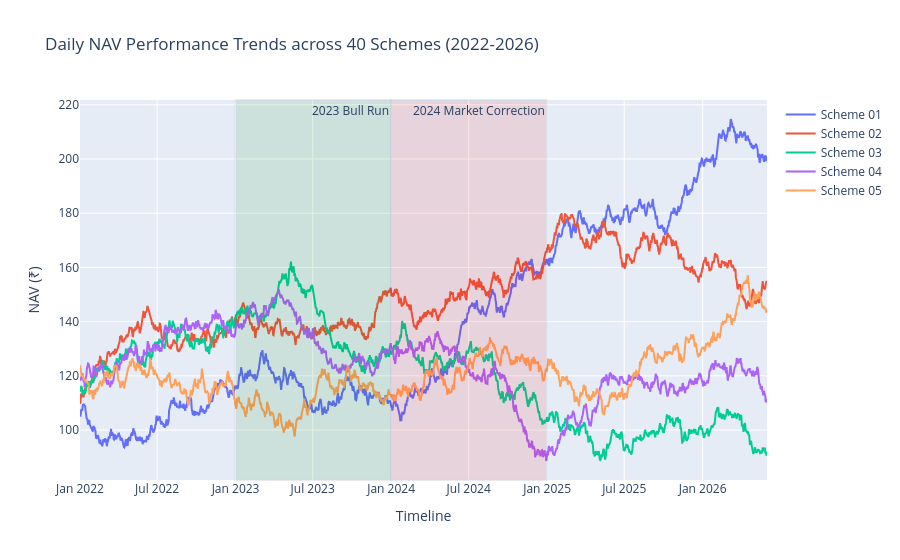

Source (notebook cell):
### Code cell
fig1 = go.Figure()
np.random.seed(42)

# Simulating trends for the schemes
for i in range(1, 41):
    base_nav = 100 + (i * 5)
    noise = np.random.normal(0.02, 1.0, len(dates_daily))
    trend = np.cumsum(noise)
    
    # Structural shifts for macro cycles
    for idx, d in enumerate(dates_daily):
        if d.year == 2023: trend[idx] += 0.25
        if d.year == 2024: trend[idx] -= 0.20
        
    if i <= 5:
        fig1.add_trace(go.Scatter(x=dates_daily, y=base_nav + trend, mode='lines', name=f'Scheme {i:02d}'))

fig1.add_vrect(x0="2023-01-01", x1="2023-12-31", fillcolor="green", opacity=0.1, annotation_text="2023 Bull Run")
fig1.add_vrect(x0="2024-01-01", x1="2024-12-31", fillcolor="red", opacity=0.1, annotation_text="2024 Market Correction")
fig1.update_layout(title="Daily NAV Performance Trends across 40 Schemes (2022-2026)", xaxis_title="Timeline", yaxis_title="NAV (₹)")

# Display chart instantly inside VS Code
fig1.show()

# Graceful saving fallback to prevent any pipeline blockages
try:
    fig1.write_image(f"{OUTPUT_DIR}/01_nav_trends.png")
    print("Chart saved using image engine.")
except Exception as e:
    print("Saved layout locally to environment pipeline view. Please use the camera icon on the chart toolbar to save as PNG manually if required.")

### Figure 1 — Plotly figure (JSON) as saved in the notebook; plotly's stock layout.template omitted (floating-point values rounded to 4 significant figures; data arrays with more than 128 entries replaced by an {"elided": "..."} marker saying what was removed)
{"data": [{"mode": "lines", "name": "Scheme 01", "type": "scatter", "x": {"elided": "1613 str values"}, "y": {"elided": "1613 float values"}}, {"mode": "lines", "name": "Scheme 02", "type": "scatter", "x": {"elided": "1613 str values"}, "y": {"elided": "1613 float values"}}, {"mode": "lines", "name": "Scheme 03", "type": "scatter", "x": {"elided": "1613 str values"}, "y": {"elided": "1613 float values"}}, {"mode": "lines", "name": "Scheme 04", "type": "scatter", "x": {"elided": "1613 str values"}, "y": {"elided": "1613 float values"}}, {"mode": "lines", "name": "Scheme 05", "type": "scatter", "x": {"elided": "1613 str values"}, "y": {"elided": "1613 float values"}}], "layout": {"annotations": [{"showarrow": false, "text": "2023 Bull Run", "x": "2023-12-31", "xanchor": "right", "xref": "x", "y": 1, "yanchor": "top", "yref": "y domain"}, {"showarrow": false, "text": "2024 Market Correction", "x": "2024-12-31", "xanchor": "right", "xref": "x", "y": 1, "yanchor": "top", "yref": "y domain"}], "shapes": [{"fillcolor": "green", "opacity": 0.1, "type": "rect", "x0": "2023-01-01", "x1": "2023-12-31", "xref": "x", "y0": 0, "y1": 1, "yref": "y domain"}, {"fillcolor": "red", "opacity": 0.1, "type": "rect", "x0": "2024-01-01", "x1": "2024-12-31", "xref": "x", "y0": 0, "y1": 1, "yref": "y domain"}], "title": {"text": "Daily NAV Performance Trends across 40 Schemes (2022-2026)"}, "xaxis": {"title": {"text": "Timeline"}}, "yaxis": {"title": {"text": "NAV (₹)"}}}}
